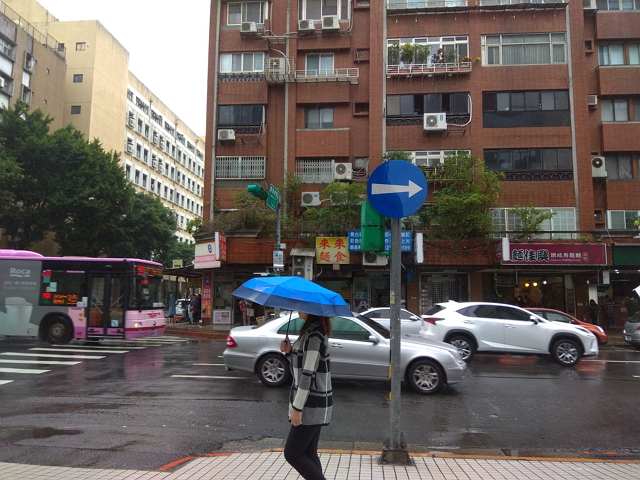
#> input picture RoyChuang/learingPython/FT700/ch12/pic_turnR.jpg, 640 x 480 px, given in place of the camera
$ python monitor.py
#> lines starting #> are read from the running program, lines starting #| are printed output that depends on the picture
import cv2
import monitor_module as m

#----------↓↓E-mail資料設定↓↓------------#
gmail_addr = '你的 Gmail 信箱'
gmail_pwd = '信箱密碼'
to_addrs = ['第一個收件者的 E-mail', '第二個收件者的 E-mail']
#----------↓↓簡訊資料設定↓↓------------#
sid = '你的 ACCOUNT SID'
token= '你的 AUTH TOKEN'
us_phone = '你的美國手機號碼'
tw_phone = '你的台灣手機號碼'
#--------------↓↓開啟攝影機開始運作↓↓------------------#
cap = cv2.cv2.VideoCapture(0)
skip = 1   # 設定不比對的次數, 由於前影像是空的, 略過一次比對
while cap.isOpened():
    success, img = cap.read()
#> img is the input picture: shape (480, 640, 3); mean B, G, R 93.4, 96.7, 103.2
    if success:
        gray = cv2.cvtColor(img, cv2.COLOR_BGR2GRAY)        # 灰階處理
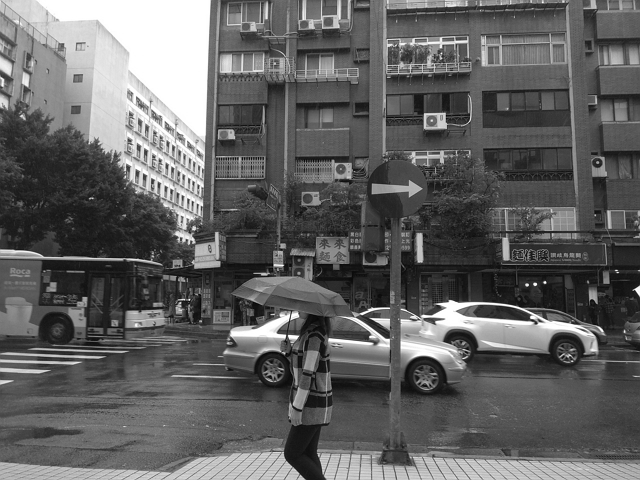
#> gray: shape (480, 640); min 2, max 255, mean 98.3
        img_now = cv2.GaussianBlur(gray, (13, 13), 5)       # 高斯模糊
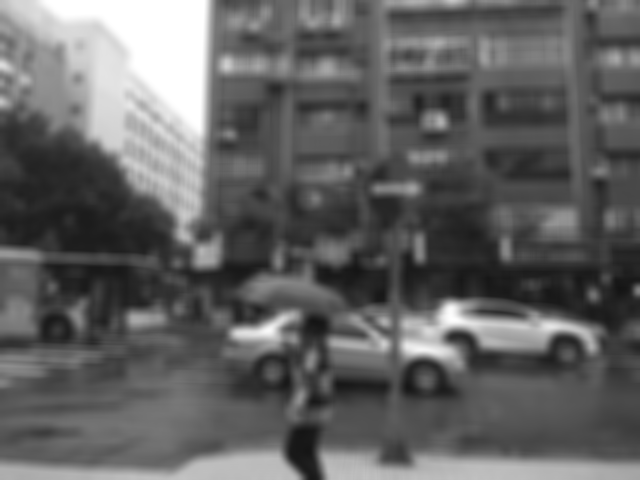
#> img_now: shape (480, 640); min 20, max 255, mean 98.3
        if skip > 0:  #←如果 skip 大於 0 就略過不和前影像比對
            skip -= 1  #將 skip 次數減 1
        else: #←如果 skip==0 就和前影像比對
            diff = cv2.absdiff(img_now, img_pre)   # 此影格與前影格的差異值
            ret, thresh = cv2.threshold(diff, 25, 255,  # 門檻值
                                        cv2.THRESH_BINARY)
            contours, _ = cv2.findContours(thresh,    # 找到輪廓
                                             cv2.RETR_EXTERNAL,
                                             cv2.CHAIN_APPROX_SIMPLE)
            if contours:    # 如果有偵測到輪廓
                cv2.drawContours(img, contours, -1, (255, 255, 255), 2)
                msg = m.get_mime_img('小偷入侵', '鷹眼防盜監視器', '警察局', img)
                m.send_gmail(gmail_addr, gmail_pwd, to_addrs, msg) #以 gmail 寄出
                m.send_sms('小偷來了', sid, token, us_phone, tw_phone)
                print('偵測到移動')
                skip = 200    #←略過 200 次不比對
            else:
                print('靜止畫面')
        cv2.imshow('frame', img)
        img_pre = img_now.copy()
    k = cv2.waitKey(50)   #←暫停 50 毫秒 (0.05 秒), 並檢查是否有按鍵輸入
#> (key q is pressed here)
    if k == ord('q'):
        cv2.destroyAllWindows()
        cap.release()
        break
